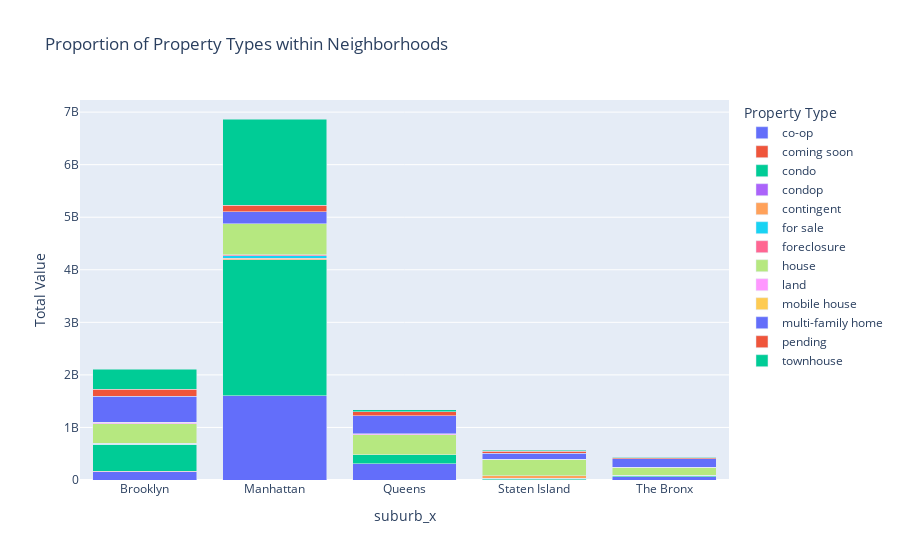

The notebook cell saved with this chart:
### Code cell
# Calculate the total value for each property type within each neighborhood
total_value_types_neighborhood = data.groupby(['suburb_x', 'TYPE'])['PRICE'].sum().reset_index()

# Pivot the data for the stacked bar chart
pivot_data = total_value_types_neighborhood.pivot(
    index='suburb_x',
    columns='TYPE',
    values='PRICE'
).fillna(0)

# Create a stacked bar chart
fig_stacked = px.bar(
    pivot_data,
    x=pivot_data.index,
    y=pivot_data.columns,
    title='Proportion of Property Types within Neighborhoods',
    labels={'value':'Total Value', 'variable':'Property Type'},
    barmode='stack'
)

# Update the layout
fig_stacked.update_layout(
    xaxis_title='suburb_x',
    yaxis_title='Total Value',
    legend_title='Property Type'
)

fig_stacked.show()

### Figure 1 — Plotly figure (JSON) as saved in the notebook; plotly's stock layout.template omitted (floating-point values rounded to 4 significant figures)
{"data": [{"alignmentgroup": "True", "hovertemplate": "TYPE=co-op<br>suburb_x=%{x}<br>Total Value=%{y}<extra></extra>", "legendgroup": "co-op", "marker": {"color": "#636efa", "pattern": {"shape": ""}}, "name": "co-op", "offsetgroup": "co-op", "orientation": "v", "showlegend": true, "textposition": "auto", "type": "bar", "x": ["Brooklyn", "Manhattan", "Queens", "Staten Island", "The Bronx"], "xaxis": "x", "y": [161001204, 1598522951, 311531669, 2962500, 66039593], "yaxis": "y"}, {"alignmentgroup": "True", "hovertemplate": "TYPE=coming soon<br>suburb_x=%{x}<br>Total Value=%{y}<extra></extra>", "legendgroup": "coming soon", "marker": {"color": "#EF553B", "pattern": {"shape": ""}}, "name": "coming soon", "offsetgroup": "coming soon", "orientation": "v", "showlegend": true, "textposition": "auto", "type": "bar", "x": ["Brooklyn", "Manhattan", "Queens", "Staten Island", "The Bronx"], "xaxis": "x", "y": [2344000, 0, 0, 0, 0], "yaxis": "y"}, {"alignmentgroup": "True", "hovertemplate": "TYPE=condo<br>suburb_x=%{x}<br>Total Value=%{y}<extra></extra>", "legendgroup": "condo", "marker": {"color": "#00cc96", "pattern": {"shape": ""}}, "name": "condo", "offsetgroup": "condo", "orientation": "v", "showlegend": true, "textposition": "auto", "type": "bar", "x": ["Brooklyn", "Manhattan", "Queens", "Staten Island", "The Bronx"], "xaxis": "x", "y": [513045437, 2587669162, 168647982, 31669782, 26245480], "yaxis": "y"}, {"alignmentgroup": "True", "hovertemplate": "TYPE=condop<br>suburb_x=%{x}<br>Total Value=%{y}<extra></extra>", "legendgroup": "condop", "marker": {"color": "#ab63fa", "pattern": {"shape": ""}}, "name": "condop", "offsetgroup": "condop", "orientation": "v", "showlegend": true, "textposition": "auto", "type": "bar", "x": ["Brooklyn", "Manhattan", "Queens", "Staten Island", "The Bronx"], "xaxis": "x", "y": [0, 9403000, 0, 0, 0], "yaxis": "y"}, {"alignmentgroup": "True", "hovertemplate": "TYPE=contingent<br>suburb_x=%{x}<br>Total Value=%{y}<extra></extra>", "legendgroup": "contingent", "marker": {"color": "#FFA15A", "pattern": {"shape": ""}}, "name": "contingent", "offsetgroup": "contingent", "orientation": "v", "showlegend": true, "textposition": "auto", "type": "bar", "x": ["Brooklyn", "Manhattan", "Queens", "Staten Island", "The Bronx"], "xaxis": "x", "y": [14106996, 22933000, 0, 44519310, 0], "yaxis": "y"}, {"alignmentgroup": "True", "hovertemplate": "TYPE=for sale<br>suburb_x=%{x}<br>Total Value=%{y}<extra></extra>", "legendgroup": "for sale", "marker": {"color": "#19d3f3", "pattern": {"shape": ""}}, "name": "for sale", "offsetgroup": "for sale", "orientation": "v", "showlegend": true, "textposition": "auto", "type": "bar", "x": ["Brooklyn", "Manhattan", "Queens", "Staten Island", "The Bronx"], "xaxis": "x", "y": [12638000, 48799438, 0, 0, 0], "yaxis": "y"}, {"alignmentgroup": "True", "hovertemplate": "TYPE=foreclosure<br>suburb_x=%{x}<br>Total Value=%{y}<extra></extra>", "legendgroup": "foreclosure", "marker": {"color": "#FF6692", "pattern": {"shape": ""}}, "name": "foreclosure", "offsetgroup": "foreclosure", "orientation": "v", "showlegend": true, "textposition": "auto", "type": "bar", "x": ["Brooklyn", "Manhattan", "Queens", "Staten Island", "The Bronx"], "xaxis": "x", "y": [499000, 21747900, 1155545, 5838300, 560000], "yaxis": "y"}, {"alignmentgroup": "True", "hovertemplate": "TYPE=house<br>suburb_x=%{x}<br>Total Value=%{y}<extra></extra>", "legendgroup": "house", "marker": {"color": "#B6E880", "pattern": {"shape": ""}}, "name": "house", "offsetgroup": "house", "orientation": "v", "showlegend": true, "textposition": "auto", "type": "bar", "x": ["Brooklyn", "Manhattan", "Queens", "Staten Island", "The Bronx"], "xaxis": "x", "y": [367237306, 582670795, 383860138, 304056890, 135777455], "yaxis": "y"}, {"alignmentgroup": "True", "hovertemplate": "TYPE=land<br>suburb_x=%{x}<br>Total Value=%{y}<extra></extra>", "legendgroup": "land", "marker": {"color": "#FF97FF", "pattern": {"shape": ""}}, "name": "land", "offsetgroup": "land", "orientation": "v", "showlegend": true, "textposition": "auto", "type": "bar", "x": ["Brooklyn", "Manhattan", "Queens", "Staten Island", "The Bronx"], "xaxis": "x", "y": [23867749, 1200000, 11792999, 7321600, 9695500], "yaxis": "y"}, {"alignmentgroup": "True", "hovertemplate": "TYPE=mobile house<br>suburb_x=%{x}<br>Total Value=%{y}<extra></extra>", "legendgroup": "mobile house", "marker": {"color": "#FECB52", "pattern": {"shape": ""}}, "name": "mobile house", "offsetgroup": "mobile house", "orientation": "v", "showlegend": true, "textposition": "auto", "type": "bar", "x": ["Brooklyn", "Manhattan", "Queens", "Staten Island", "The Bronx"], "xaxis": "x", "y": [0, 0, 1288000, 0, 0], "yaxis": "y"}, {"alignmentgroup": "True", "hovertemplate": "TYPE=multi-family home<br>suburb_x=%{x}<br>Total Value=%{y}<extra></extra>", "legendgroup": "multi-family home", "marker": {"color": "#636efa", "pattern": {"shape": ""}}, "name": "multi-family home", "offsetgroup": "multi-family home", "orientation": "v", "showlegend": true, "textposition": "auto", "type": "bar", "x": ["Brooklyn", "Manhattan", "Queens", "Staten Island", "The Bronx"], "xaxis": "x", "y": [497804693, 229717900, 340659308, 110656823, 168435966], "yaxis": "y"}, {"alignmentgroup": "True", "hovertemplate": "TYPE=pending<br>suburb_x=%{x}<br>Total Value=%{y}<extra></extra>", "legendgroup": "pending", "marker": {"color": "#EF553B", "pattern": {"shape": ""}}, "name": "pending", "offsetgroup": "pending", "orientation": "v", "showlegend": true, "textposition": "auto", "type": "bar", "x": ["Brooklyn", "Manhattan", "Queens", "Staten Island", "The Bronx"], "xaxis": "x", "y": [129855238, 121071999, 79748902, 39144698, 13580600], "yaxis": "y"}, {"alignmentgroup": "True", "hovertemplate": "TYPE=townhouse<br>suburb_x=%{x}<br>Total Value=%{y}<extra></extra>", "legendgroup": "townhouse", "marker": {"color": "#00cc96", "pattern": {"shape": ""}}, "name": "townhouse", "offsetgroup": "townhouse", "orientation": "v", "showlegend": true, "textposition": "auto", "type": "bar", "x": ["Brooklyn", "Manhattan", "Queens", "Staten Island", "The Bronx"], "xaxis": "x", "y": [382098982, 1645156499, 40268999, 20566958, 14369000], "yaxis": "y"}], "layout": {"barmode": "stack", "legend": {"title": {"text": "Property Type"}, "tracegroupgap": 0}, "title": {"text": "Proportion of Property Types within Neighborhoods"}, "xaxis": {"anchor": "y", "domain": [0, 1], "title": {"text": "suburb_x"}}, "yaxis": {"anchor": "x", "domain": [0, 1], "title": {"text": "Total Value"}}}}
